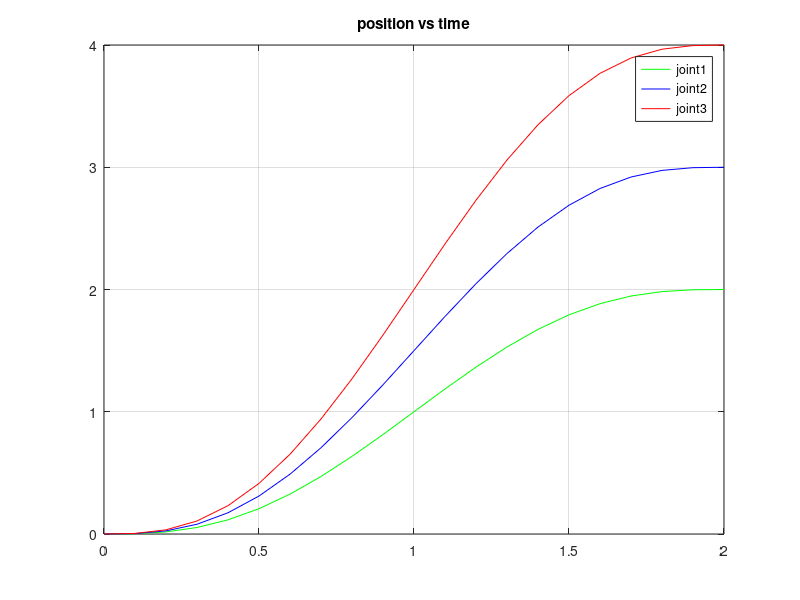
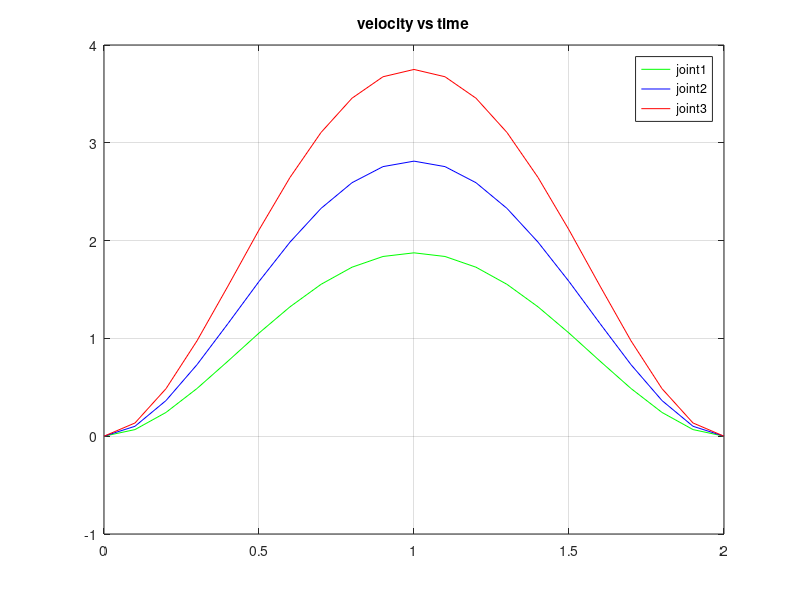
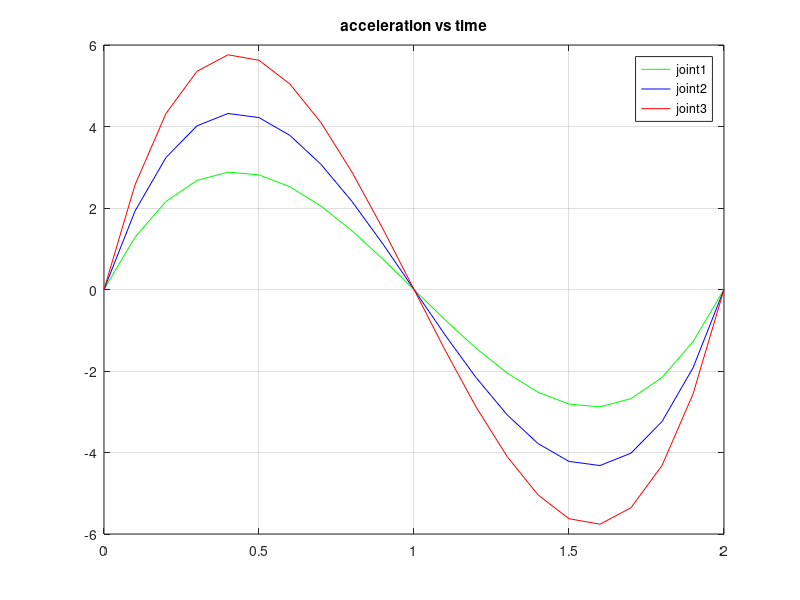

These charts were generated, in order, by the following MATLAB code:
clear; clc;

t0 = 0; tf = 2;
q0 = [0, 0, 0]; 
qf = [2, 3, 4]; 
v0 = 0; vf = 0;
acc0 = 0; accf = 0;
N = 100;
tspan = linspace(0,tf,N);

A = [1 t0 t0^2 t0^3 t0^4 t0^5
0 1 2*t0 3*t0^2 4*t0^3 5*t0^4
0 0 2 6*t0 12*t0^2 20*t0^3
1 tf tf^2 tf^3 tf^4 tf^5
0 1 2*tf 3*tf^2 4*tf^3 5*tf^4
0 0 2 6*tf 12*tf^2 20*tf^3];

for j = 1:3
    q1 = q0(j); q2 = qf(j);
    v1 = v0; v2 = vf;
    a1 = acc0; a2 = accf;
    c = [q1;v1;a1;q2;v2;a2];
    b = A\c;
    t = t0:0.1:tf;
    q_n(j,:) = b(1)+b(2).*t+b(3).*t.^2+b(4).*t.^3+b(5).*t.^4+b(6).*t.^5;
    v_n(j,:) = b(2)+2*b(3).*t+3*b(4).*t.^2+4*b(5).*t.^3+5*b(6).*t.^4;
    acc_n(j,:) = 2*b(3)+6*b(4).*t+12*b(5).*t.^2+20*b(6).*t.^3;
end   

figure
plot(t,q_n(1,:),'g-')
hold on
grid on
plot(t,q_n(2,:),'b-')
plot(t,q_n(3,:),'r-')
title('position vs time')
legend('joint1','joint2','joint3')

figure
plot(t,v_n(1,:),'g-')
hold on
grid on
plot(t,v_n(2,:),'b-')
plot(t,v_n(3,:),'r-')
title('velocity vs time')
legend('joint1','joint2','joint3')

figure
plot(t,acc_n(1,:),'g-')
hold on
grid on
plot(t,acc_n(2,:),'b-')
plot(t,acc_n(3,:),'r-')
title('acceleration vs time')
legend('joint1','joint2','joint3')